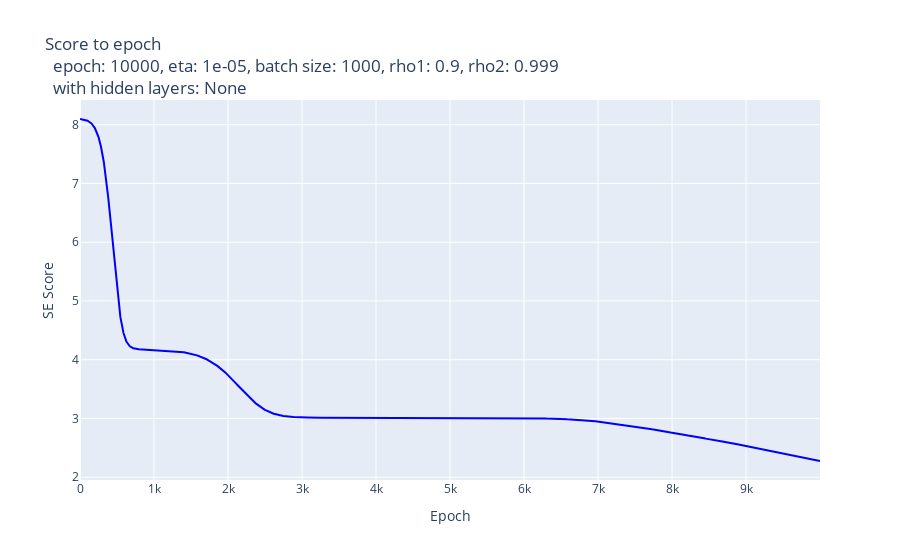

The cell this chart's notebook holds for it:
### Code cell
util.draw_scores(ls_scores_train,"None",hyperparams,"SE Score")

### Figure 1 — Plotly figure (JSON) as saved in the notebook; plotly's stock layout.template omitted (floating-point values rounded to 4 significant figures; data arrays with more than 128 entries replaced by an {"elided": "..."} marker saying what was removed)
{"data": [{"line": {"color": "blue", "width": 2}, "mode": "lines", "name": "train score", "type": "scatter", "x": {"elided": "10000 int values"}, "y": {"elided": "10000 float values"}}], "layout": {"hovermode": "x unified", "title": {"text": "Score to epoch <br>  epoch: 10000, eta: 1e-05, batch size: 1000, rho1: 0.9, rho2: 0.999 <br>  with hidden layers: None"}, "xaxis": {"title": {"text": "Epoch"}}, "yaxis": {"title": {"text": "SE Score"}}}}
